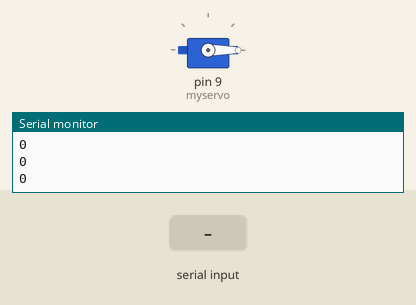
Bench run of a sketch on a simulated Arduino Uno, built with avr-gcc and run on an emulated ATmega328P. Parts: servo, the last lines printed to the serial monitor. Inputs (shaded band) come from the test bench.

Above: at 1.2 s.
1.3 s: byte 30 received over Serial
At 1.77 s:
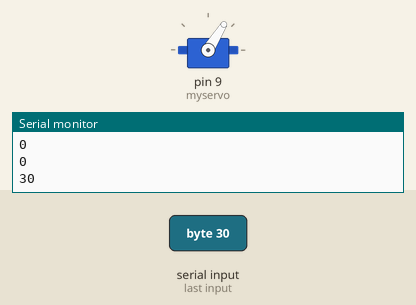
At 2.37 s:
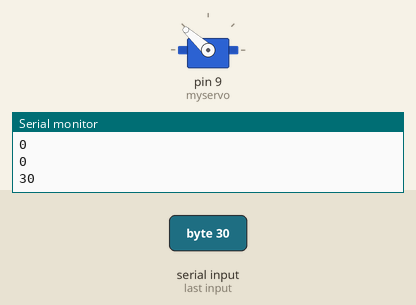
Timing chart, 0 to 13.3 s (numbered marks = the images above; inputs shaded):
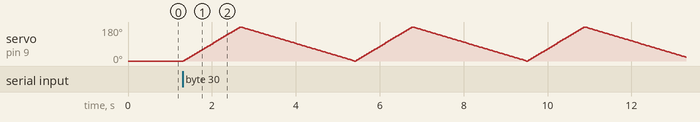

The sketch:

Servo.ino
```cpp
#include <Servo.h>

Servo myservo;  // create servo object to control a servo
                // twelve servo objects can be created on most boards

int pos = 0;    // variable to store the servo position

int start = false;
int incomingByte = 0;

void setup()
{
  Serial.begin(9600);
  myservo.attach(9);  // attaches the servo on pin 9 to the servo object
  initiate();
}

void loop() {
  if (Serial.available() > 0){
    incomingByte = Serial.read();
  }

  Serial.println(incomingByte);
  if (incomingByte != 0 ){
    start = true;
  }
  else{
    start = false;
  }
  if (start){
    for(pos = 0; pos <= 180; pos += 2) // goes from 0 degrees to 180 degrees
    {                                  // in steps of 1 degree
      myservo.write(pos);              // tell servo to go to position in variable 'pos'
      delay(15);                       // waits 15ms for the servo to reach the position
    }
    for(pos = 180; pos>=0; pos-=1)     // goes from 180 degrees to 0 degrees
    {
      myservo.write(pos);              // tell servo to go to position in variable 'pos'
      delay(15);                       // waits 15ms for the servo to reach the position
    }
  }

}

void initiate(){
  myservo.write(0);
}
```
